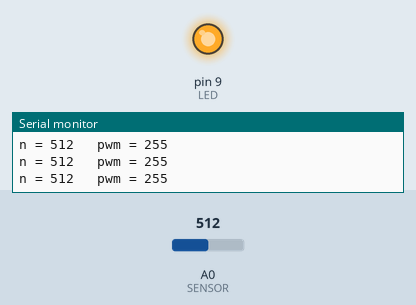
Recording of a sketch running on a simulated Arduino Uno, built with avr-gcc and run on an emulated ATmega328P. Parts: output pins drawn as LEDs (lit = HIGH), the last lines printed to the serial monitor. The inputs (shaded band) are chosen by the test bench; at power-on: A0 (SENSOR) = 512.

Above: at 1.2 s.
1.3 s: A0 (SENSOR) set to 532
At 2.3 s:
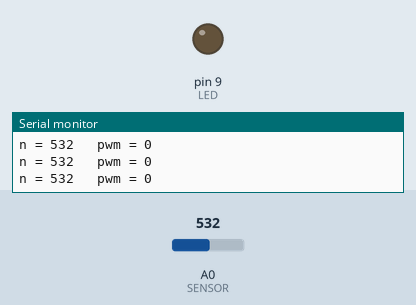
2.8 s: A0 (SENSOR) set to 511
At 3.7 s:
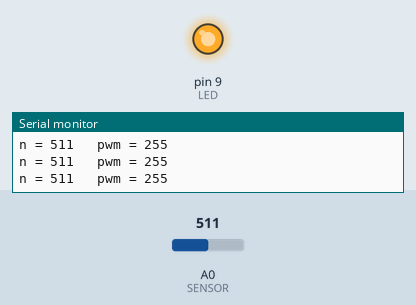
4.3 s: A0 (SENSOR) set to 716
At 5.2 s:
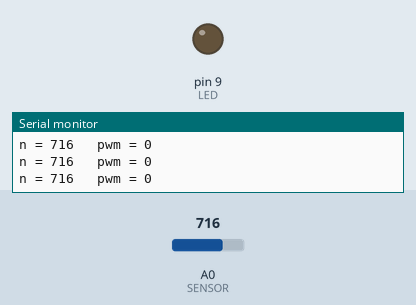
Timing chart, 0 to 7.3 s (numbered marks = the images above; inputs shaded):
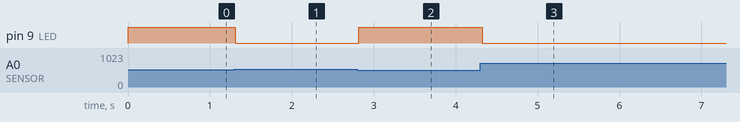

Measured:
- the behaviour switches between 513 and 514 on A0 (SENSOR) (found by bisection; images 0 and 1)
- after the input at 1.3 s, pin 9 (LED): HIGH → LOW at once
- after the input at 2.8 s, pin 9 (LED): LOW → HIGH at once
- after the input at 4.3 s, pin 9 (LED): HIGH → LOW at once

The sketch:

sketch.ino
```cpp
const int SENSOR = A0;
const int LED = 9;

const bool PROPORTSIYNO = false;
const int PORIH = 514;

const int NMIN = 54;
const int NMAX = 974;

void setup() {
  pinMode(LED, OUTPUT);
  Serial.begin(9600);
}

void loop() {
  int n = analogRead(SENSOR);

  int pwm;
  if (PROPORTSIYNO) {
    pwm = map(n, NMIN, NMAX, 255, 0);
    pwm = constrain(pwm, 0, 255);
  } else {
    pwm = (n < PORIH) ? 255 : 0;
  }

  analogWrite(LED, pwm);

  Serial.print("n = ");
  Serial.print(n);
  Serial.print("   pwm = ");
  Serial.println(pwm);

  delay(100);
}
```
